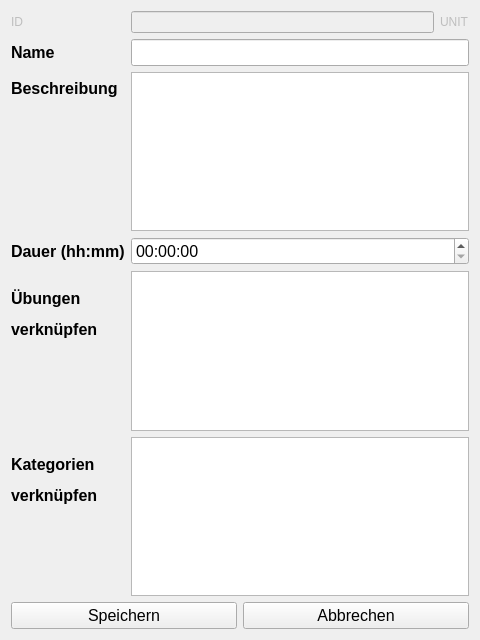
<?xml version="1.0" encoding="UTF-8"?>
<ui version="4.0">
 <class>Form</class>
 <widget class="QWidget" name="Form">
  <property name="geometry">
   <rect>
    <x>0</x>
    <y>0</y>
    <width>480</width>
    <height>640</height>
   </rect>
  </property>
  <property name="windowTitle">
   <string>Form</string>
  </property>
  <layout class="QVBoxLayout" name="verticalLayout">
   <item>
    <layout class="QFormLayout" name="formLayout">
     <item row="0" column="0">
      <widget class="QLabel" name="label_id">
       <property name="enabled">
        <bool>false</bool>
       </property>
       <property name="text">
        <string>ID</string>
       </property>
      </widget>
     </item>
     <item row="0" column="1">
      <layout class="QHBoxLayout" name="horizontalLayout_2">
       <item>
        <widget class="QLineEdit" name="lineEdit_id">
         <property name="enabled">
          <bool>false</bool>
         </property>
         <property name="readOnly">
          <bool>true</bool>
         </property>
        </widget>
       </item>
       <item>
        <widget class="QLabel" name="label_table_name">
         <property name="enabled">
          <bool>false</bool>
         </property>
         <property name="text">
          <string>UNIT</string>
         </property>
        </widget>
       </item>
      </layout>
     </item>
     <item row="1" column="0">
      <widget class="QLabel" name="label_name">
       <property name="font">
        <font>
         <pointsize>12</pointsize>
         <weight>75</weight>
         <bold>true</bold>
        </font>
       </property>
       <property name="text">
        <string>Name</string>
       </property>
      </widget>
     </item>
     <item row="1" column="1">
      <widget class="QLineEdit" name="lineEdit_name">
       <property name="font">
        <font>
         <pointsize>12</pointsize>
        </font>
       </property>
       <property name="text">
        <string extracomment="Name der Übung"/>
       </property>
      </widget>
     </item>
     <item row="2" column="0">
      <widget class="QLabel" name="label_description">
       <property name="font">
        <font>
         <pointsize>12</pointsize>
         <weight>75</weight>
         <bold>true</bold>
        </font>
       </property>
       <property name="text">
        <string>Beschreibung</string>
       </property>
      </widget>
     </item>
     <item row="2" column="1">
      <widget class="QTextEdit" name="textEdit_description">
       <property name="font">
        <font>
         <pointsize>12</pointsize>
        </font>
       </property>
      </widget>
     </item>
     <item row="3" column="0">
      <widget class="QLabel" name="label_duration">
       <property name="font">
        <font>
         <pointsize>12</pointsize>
         <weight>75</weight>
         <bold>true</bold>
        </font>
       </property>
       <property name="text">
        <string>Dauer (hh:mm)</string>
       </property>
      </widget>
     </item>
     <item row="3" column="1">
      <widget class="QTimeEdit" name="timeEdit_duration">
       <property name="font">
        <font>
         <pointsize>12</pointsize>
        </font>
       </property>
      </widget>
     </item>
     <item row="4" column="0">
      <widget class="QLabel" name="label_link_exercise">
       <property name="font">
        <font>
         <pointsize>12</pointsize>
         <weight>75</weight>
         <bold>true</bold>
        </font>
       </property>
       <property name="text">
        <string>&lt;html&gt;&lt;head/&gt;&lt;body&gt;&lt;p&gt;Übungen&lt;/p&gt;&lt;p&gt;verknüpfen&lt;/p&gt;&lt;/body&gt;&lt;/html&gt;</string>
       </property>
      </widget>
     </item>
     <item row="4" column="1">
      <widget class="QTableWidget" name="table_exercise">
       <property name="font">
        <font>
         <pointsize>12</pointsize>
        </font>
       </property>
       <property name="editTriggers">
        <set>QAbstractItemView::NoEditTriggers</set>
       </property>
       <property name="showDropIndicator" stdset="0">
        <bool>false</bool>
       </property>
       <property name="dragEnabled">
        <bool>true</bool>
       </property>
       <property name="dragDropOverwriteMode">
        <bool>false</bool>
       </property>
       <property name="dragDropMode">
        <enum>QAbstractItemView::DragOnly</enum>
       </property>
       <property name="selectionBehavior">
        <enum>QAbstractItemView::SelectRows</enum>
       </property>
       <attribute name="horizontalHeaderHighlightSections">
        <bool>false</bool>
       </attribute>
      </widget>
     </item>
     <item row="5" column="1">
      <widget class="QTableWidget" name="table_category">
       <property name="font">
        <font>
         <pointsize>12</pointsize>
        </font>
       </property>
       <property name="editTriggers">
        <set>QAbstractItemView::DoubleClicked</set>
       </property>
       <property name="showDropIndicator" stdset="0">
        <bool>false</bool>
       </property>
       <property name="dragDropOverwriteMode">
        <bool>false</bool>
       </property>
       <property name="selectionBehavior">
        <enum>QAbstractItemView::SelectRows</enum>
       </property>
       <attribute name="horizontalHeaderHighlightSections">
        <bool>false</bool>
       </attribute>
      </widget>
     </item>
     <item row="5" column="0">
      <widget class="QLabel" name="label_link_category">
       <property name="font">
        <font>
         <pointsize>12</pointsize>
         <weight>75</weight>
         <bold>true</bold>
        </font>
       </property>
       <property name="text">
        <string>&lt;html&gt;&lt;head/&gt;&lt;body&gt;&lt;p&gt;Kategorien&lt;/p&gt;&lt;p&gt;verknüpfen&lt;/p&gt;&lt;/body&gt;&lt;/html&gt;</string>
       </property>
      </widget>
     </item>
    </layout>
   </item>
   <item>
    <layout class="QHBoxLayout" name="horizontalLayout">
     <item>
      <widget class="QPushButton" name="pushButton_save">
       <property name="font">
        <font>
         <pointsize>12</pointsize>
        </font>
       </property>
       <property name="text">
        <string>Speichern</string>
       </property>
      </widget>
     </item>
     <item>
      <widget class="QPushButton" name="pushButton_cancel">
       <property name="font">
        <font>
         <pointsize>12</pointsize>
        </font>
       </property>
       <property name="text">
        <string>Abbrechen</string>
       </property>
      </widget>
     </item>
    </layout>
   </item>
  </layout>
 </widget>
 <resources/>
 <connections/>
</ui>
